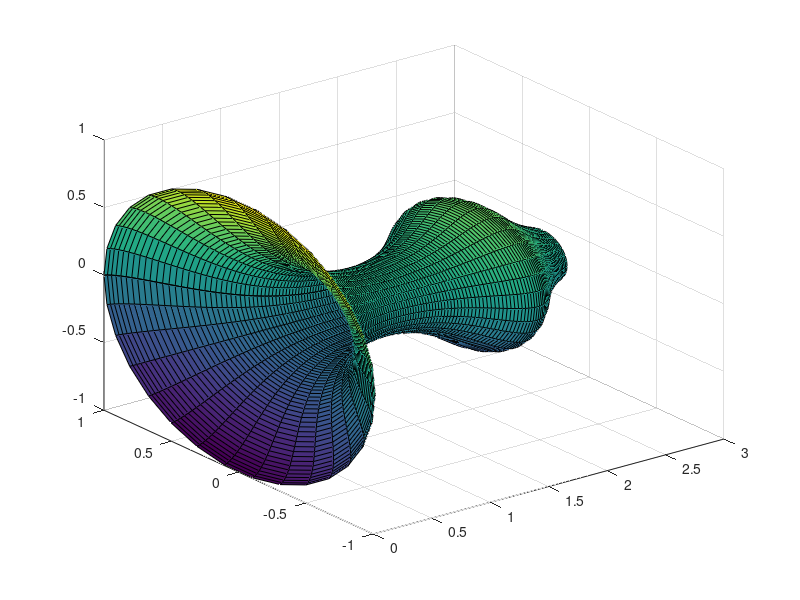

Write the MATLAB code that produced this figure.
% Trapetsmetoden
% Integralen y(x), med avseende på x, från a till b kan approximeras med trapetsmetoden:
% (b - a) * (y(a) + y(b))/2
% Indata.
h = 0.1
b = 2.6
a = 0
% h = (b - a) / n => n = (b - a) / h
n = (b - a) / h

y = @(x) exp(-x./3)./(2 - cos(pi.*x));
y2 = @(x) (exp(-x./3)./(2 - cos(pi.*x))).^2;

x = h * (0:n);
y2x = y2(x);

% Trapetsmetoden.
t = @(f, h) h * (sum(f) - (f(1) + f(n + 1)) / 2)

V1 = pi * t(y2x, h) % 1.6406

h = 0.05;
n = (b - a) / h;
x = h * (0:n);
y2x = y2(x);


V2 = pi * t(y2x, h) % 1.6372
% S = T(h/2) + (T(h/2) - T(h))/(2^2-1)
% B = S(h/2) + ((S(h/2) - S(h))/(2^4-1)
S = V2 + (V2 - V1) / 3 % 1.6361
% Vi kan av V1, V2 och S dra slutsatsen att volymen av
% rotationskroppen är (tre siffors precision) 1.64.

% V bekräftar ovanstående slutsats.
V = pi * integral(y2, a, b) % 1.6392

x = [a: 0.02: b]';
f = y(x);
fi = [0: 2 * pi / 30: 2 * pi];
X = x * ones(size(fi));
Y = f * cos(fi);
Z = f * sin(fi);
surf(X, Y, Z)
% Rotationskroppen har en längd på 2.6 och verkar ha en genomsnitts-
% radie på 0.4. Dess volym borde därför vara Ve = 2.6 * pi * 0.4^2.

Ve = 2.6 * pi * 0.4^2 % 1.3069
% Ovanstående gissning är inte korrekt eftersom gissningen på 
% radien är extremt grov, men resultatet är i samma bollpark som
% vår volymberäkning via trapetsmetoden att vi kan lita på att 
% rotationskroppens volym är ungefär 1.64.
